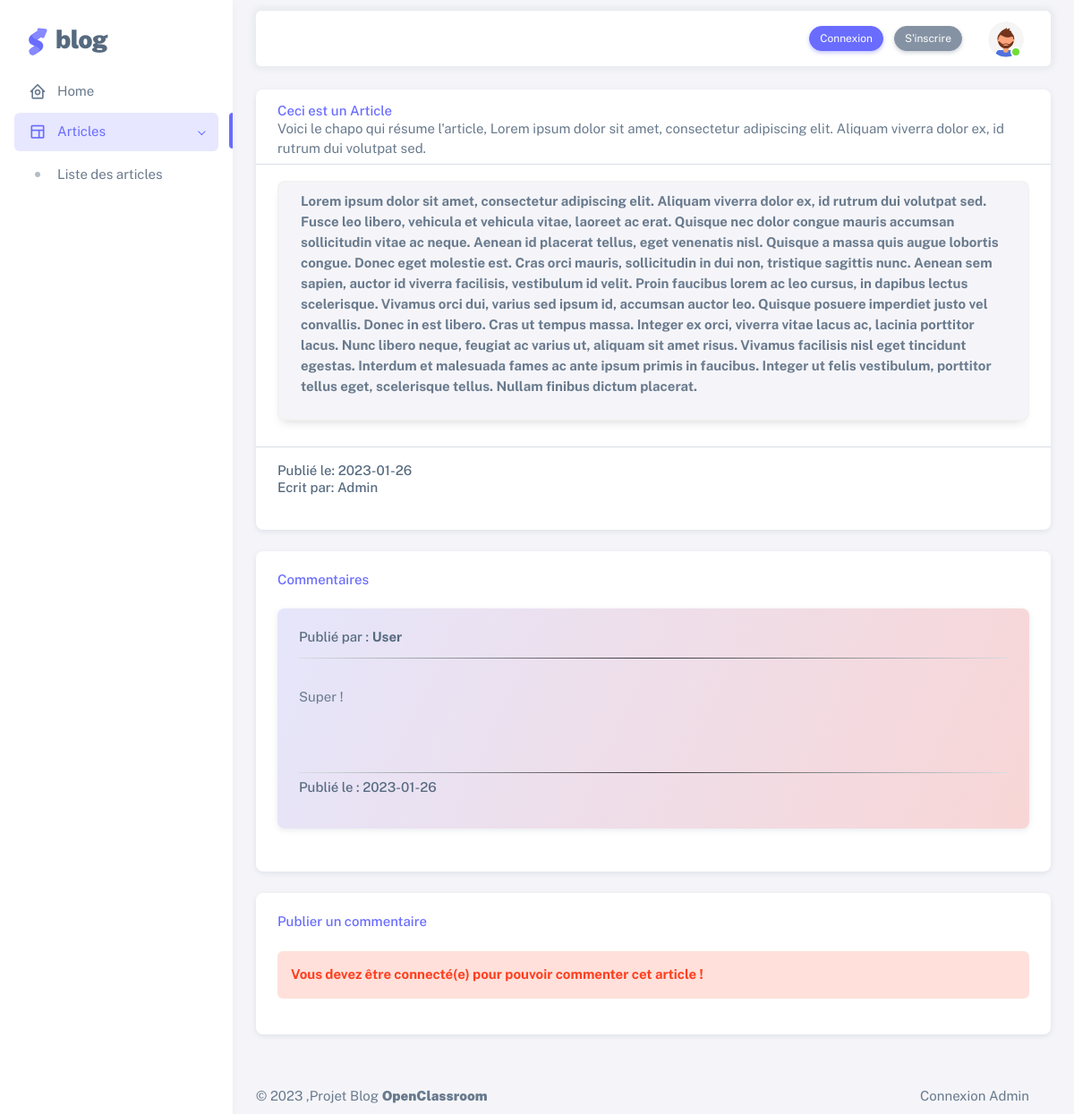
Screenshot of /article/detail/7 with the database file from the repository.
### tables this page shows
CREATE TABLE IF NOT EXISTS `article` (
  `id` tinyint(3) NOT NULL AUTO_INCREMENT,
  `title` varchar(70) NOT NULL,
  `content` longtext NOT NULL,
  `date` datetime NOT NULL,
  `chapo` text NOT NULL,
  `author_id` tinyint(3) NOT NULL,
  PRIMARY KEY (`id`),
  KEY `author_id` (`author_id`)
);

CREATE TABLE IF NOT EXISTS `user` (
  `id` tinyint(3) NOT NULL AUTO_INCREMENT,
  `pseudo` varchar(50) DEFAULT NULL,
  `email` varchar(70) DEFAULT NULL,
  `password` varchar(70) DEFAULT NULL,
  `role` varchar(50) DEFAULT 'user',
  PRIMARY KEY (`id`)
);

CREATE TABLE IF NOT EXISTS `comment` (
  `id` tinyint(4) NOT NULL AUTO_INCREMENT,
  `contentCom` varchar(255) NOT NULL,
  `dateComment` datetime NOT NULL,
  `isChecked` tinyint(1) NOT NULL DEFAULT '0',
  `author_id` tinyint(4) NOT NULL,
  `article_id` tinyint(4) NOT NULL,
  PRIMARY KEY (`id`),
  KEY `author_id` (`author_id`),
  KEY `article_id` (`article_id`)
);

### src/controller/Controller.php (called while the page is built, shortened)
<?php
abstract class Controller
{
  public function render(string $file, array $datas = [] ){
    extract($datas);
    require_once ROOT.'/views/'.$file.'.php';
    $content = ob_get_clean();
    require_once ROOT.'/views/default.php';
  }
}

### src/controller/ArticleController.php (called while the page is built, shortened)
<?php
class ArticleController extends Controller{
  public function detail(int $id){
    $articleModel = new ArticleModel;
    $articles = $articleModel->find($id);
    $articleAuthor = $articleModel->req("SELECT pseudo, id  FROM user WHERE id =$articles->author_id")->fetch();
    $comments = CommentController::show($id);
    $this->render('article/detail',compact('articles', 'articleAuthor','comments','commentaireForm'));
  }
  }

### public/index.php (called while the page is built, shortened)
<?php
require_once ROOT.'/Autoloader.php';
$app = new Main();
$app->start();

### src/model/articleModel.php (called while the page is built, shortened)
<?php
class ArticleModel extends Model{
  public function __construct()
  {
    $this->table = 'article';
  }
}

### Core/Db.php (called while the page is built, shortened)
<?php
class Db extends PDO
{
  private static $instance;
  private function __construct()
  {
    $_dsn = 'mysql:dbname='. DBNAME . ';host=' . DBHOST;
  }
  public static function getInstance()
  {
    if(self::$instance === null){
      self::$instance = new self();
    }
    return self::$instance;
  }
}
?>

### src/model/model.php (called while the page is built, shortened)
<?php
class Model extends Db
{
  protected $table;
  public function find(int $id){
    return $this->req("SELECT * FROM {$this->table} WHERE id = $id")->fetch();
  }
  public function req(string $sql, array $attributs=null)
  {
    $this->db = Db::getInstance();
    if($attributs !== null){
      $query = $this->db->prepare($sql);
      $query->execute($attributs);
      return $query;
    }else {
      return $this->db->query($sql);
    }
  }
}
?>

### src/controller/CommentController.php (called while the page is built, shortened)
<?php
class CommentController extends Controller{
  public static function show(int $id){
    $commentModel = new CommentModel;
    $comments = $commentModel
    ->req("SELECT user.pseudo, comment.contentCom, comment.dateComment
      FROM user INNER JOIN comment ON user.id = comment.author_id
      WHERE comment.article_id = $id AND comment.isChecked != 0 ")
      ->fetchAll();
      return $comments;
    }
  }

### Autoloader.php (called while the page is built, shortened)
<?php
class Autoloader
{
  public  static function autoload($class){
    $class = str_replace(__NAMESPACE__. '\\','',$class);
    $class = str_replace('\\','/',$class);
  }
}
?>

### views/article/detail.php (the view, shortened to what this page needs)
<div class="card  mb-4">
  <div class="card-header py-3">
    <h6 class="m-0 font-weight-bold text-primary"><?php echo $articles->title; ?></h6>
    <h8 class="m-0 font-weight-bold text"><?php echo $articles->chapo; ?></h8>
  </div>
  <hr class="art1">
  <div class="card-body">
    <p  id="artContent" style="font-weight:bold"><?php echo $articles->content; ?></p>
  </div>
    <hr class="art2">
  <div class="card-body">
    <h6>Publié le: <?php echo substr($articles->date,0,10); ?></h6>
    <h6 class="card-title artFoot">Ecrit par: <?php echo $articleAuthor->pseudo; ?></h6>
  </div>
</div>
<div class="card mb-4">
  <div class="card-header">
    <h6 class="m-0 font-weight-bold text-primary">Commentaires</h6>
  </div>
  <div class="card-body">
    <?php foreach ($comments as $comment): ?>
      <div class="card mb-4 comment">
        <div class="card-header">
          <h6 class="card-title">Publié par : <strong><?php echo $comment->pseudo; ?></strong> </h6>
          <hr class="com">
        </div>
        <div class="card-body">
          <p class="card-content"> <?php echo $comment->contentCom; ?></p>
        </div>
        <div class="card-footer">
          <hr class="com">
          <h6 class="card-title">Publié le : <?php echo substr($comment->dateComment,0,10);?></h6>
        </div>
      </div>
    <?php endforeach; ?>
  </div>
</div>
<div class="card mb-4">
  <div class="card-header">
    <h6 class="m-0 font-weight-bold text-primary">Publier un commentaire</h6>
  </div>
  <div class="card-body">
    <?php if (empty($_SESSION['user'])) { ?>
      <div class="alert alert-danger" role="alert">
        <strong>Vous devez être connecté(e) pour pouvoir commenter cet article !</strong>
      </div>
    <?php } ?>
  </div>
</div>

### Core/Main.php (shortened to what this page needs)
<?php
Class Main
{
  public function start(){
    $params = [];
    if(isset($_GET['p'])){
      $params = explode('/', $_GET['p']);
    }
    if ($params[0] != '') {
      $controller= '\\App\\Src\\Controller\\'.ucfirst(array_shift($params)).'Controller';
      if (class_exists($controller)) {
        $controller= new $controller ();
        $action = (isset($params[0])) ? array_shift($params): 'index';
        if(method_exists($controller, $action)){
          (isset($params[0])) ? call_user_func_array([$controller, $action], $params) : $controller->$action();
        }else {
          http_response_code(404);
          include(ROOT.'\views\main\error404.php');
        }
      }else {
        http_response_code(404);
        include(ROOT.'\views\main\error404.php');
      }
    }else {
      $controller= new MainController;
      $controller->index();
    }
  }
}

### views/default.php (shortened to what this page needs)
<html
lang="fr"
class="light-style layout-menu-fixed"
dir="ltr"
data-theme="theme-default"
data-assets-path="../../assets/"
data-template="vertical-menu-template-free"
>
<head>
  <link rel="stylesheet" href="../../assets/vendor/fonts/boxicons.css" />
  <link rel="stylesheet" href="../../assets/vendor/css/core.css" class="template-customizer-core-css" />
  <link rel="stylesheet" href="../../assets/vendor/css/theme-default.css" class="template-customizer-theme-css" />
  <link rel="stylesheet" href="../../assets/css/demo.css" />
  <link rel="stylesheet" href="../../assets/vendor/libs/perfect-scrollbar/perfect-scrollbar.css" />
</head>
<body>
  <div class="layout-wrapper layout-content-navbar">
    <div class="layout-container">
      <aside id="layout-menu" class="layout-menu menu-vertical menu bg-menu-theme">
        <div class="app-brand demo">
          <a href="/main" class="app-brand-link">
            <span class="app-brand-logo demo">
        </span>
        <span class="app-brand-text demo menu-text fw-bolder ms-2">Blog </span>
      </a>
    </div>
    <ul class="menu-inner py-1">
      <li class="menu-item">
        <a href="/main" class="menu-link">
          <i class="menu-icon tf-icons bx bx-home-circle"></i>
          <div data-i18n="Analytics">Home</div>
        </a>
      </li>
      <li class="menu-item active open">
        <a href="javascript:void(0);" class="menu-link menu-toggle">
          <i class="menu-icon tf-icons bx bx-layout"></i>
          <div data-i18n="Layouts">Articles</div>
        </a>
        <ul class="menu-sub">
          <li class="menu-item">
            <a href="/article" class="menu-link">
              <div data-i18n="Without menu">Liste des articles</div>
            </a>
          </li>
      </aside>
      <div class="layout-page">
        <nav
        class="layout-navbar container-xxl navbar navbar-expand-xl navbar-detached align-items-center bg-navbar-theme"
        id="layout-navbar"
        >
        <div class="navbar-nav-right d-flex align-items-center" id="navbar-collapse">
          <ul class="navbar-nav flex-row align-items-center ms-auto">
            <?php if( isset($_SESSION['user']) && !empty($_SESSION['user']) )
            {
              ?>
              <button type="button" class="btn"><a href="/user/logout" class="btn rounded-pill btn-primary btn-sm">Se déconnecter</a></button>
            <?php }else {
              ?>
              <button type="button" class="btn" style="margin-right: -30px"><a href="/user/login" class="btn rounded-pill btn-primary btn-sm">Connexion</a></button>
              <button type="button" class="btn"><a href="/user/register" class="btn rounded-pill btn-secondary btn-sm">S'inscrire</a></button>
            <?php } ?>
            <li class="nav-item navbar-dropdown dropdown-user dropdown">
              <a class="nav-link dropdown-toggle hide-arrow" href="javascript:void(0);" data-bs-toggle="dropdown">
                <div class="avatar avatar-online">
                  <img src="../../assets/img/avatars/undraw_profile_2.svg" alt class="w-px-40 h-auto rounded-circle" />
                </div>
              </a>
            </li>
          </ul>
        </div>
      </nav>
      <div class="content-wrapper">
        <div class="container-xxl flex-grow-1 container-p-y">
          <?= $content;?>
        </div>
        <footer class="content-footer footer bg-footer-theme">
          <div class="container-xxl d-flex flex-wrap justify-content-between py-2 flex-md-row flex-column">
            <div class="mb-2 mb-md-0">
              ©
              ,Projet Blog
              <a href="https://themeselection.com" target="_blank" class="footer-link fw-bolder">OpenClassroom</a>
            </div>
            <div>
                <?php if( empty($_SESSION['user']) ){?>
              <a href="admin/loginAdmin" target="_blank" class="footer-link me-4">Connexion Admin</a>
<?php } ?>
            </div>
          </div>
        </footer>
      </div>
    </div>
  </div>
</div>
</body>
</html>

### public/assets/css/demo.css (style rules this page uses)
.menu .app-brand.demo { height: 64px; margin-top: 12px; }
.app-brand-logo.demo svg { width: 22px; height: 38px; }
.app-brand-text.demo { font-size: 1.75rem; letter-spacing: -0.5px; text-transform: lowercase; }

### views/article/detail.php (style rules this page uses)
.comment { background: linear-gradient(114deg, rgb(95 97 230 / 16%) 0%, rgb(231 107 107 / 28%) 100%); }
.com { margin-top: 8px !important; margin-bottom: 8px !important; border: 0 !important; height: 1px !important; background-image: linear-gradient(to right, rgba(0, 0, 0, 0), rgba(0, 0, 0, 0.75), rgba(0, 0, 0, 0))!important; }
.art1 { margin-bottom: -6px; margin-top: -11px; }
.art2 { margin-bottom: -6px; margin-top: -11px; }
.artFoot { margin-top: -13px; }
#artContent { padding-top: 10px !important; border: 2px solid #f2f2f2; background-color: #f5f5f9; padding: inherit; border-radius: 8px; box-shadow: -1px 7px 11px -6px #00000029; }

### rows the page displays
article: title "Ceci est un Article", chapo "Voici le chapo qui résume l'article, Lorem ipsum dolor sit amet, consectetur adipiscing elit. Aliquam viverra dolor ex, id rutrum dui volutpat sed.", content "Lorem ipsum dolor sit amet, consectetur adipiscing elit. Aliquam viverra dolor ex, id rutrum dui volutpat sed. Fusce leo libero, vehicula et vehicula vitae, laoreet ac erat. Quisque nec dolor congue mauris accumsan sollicitudin vitae ac neque. Aenean id placerat tellus, eget venenatis nisl. Quisque a massa quis augue lobortis congue. Donec eget molestie est. Cras orci mauris, sollicitudin in dui non, tristique sagittis nunc. Aenean sem sapien, auctor id viverra facilisis, vestibulum id velit. Proin faucibus lorem ac leo cursus, in dapibus lectus scelerisque. Vivamus orci dui, varius sed ipsum id, accumsan auctor leo. Quisque posuere imperdiet justo vel convallis. Donec in est libero. Cras…", date "2023-01-26"
user: pseudo "Admin"
comment: author.pseudo "User", contentCom "Super !", dateComment "2023-01-26"
